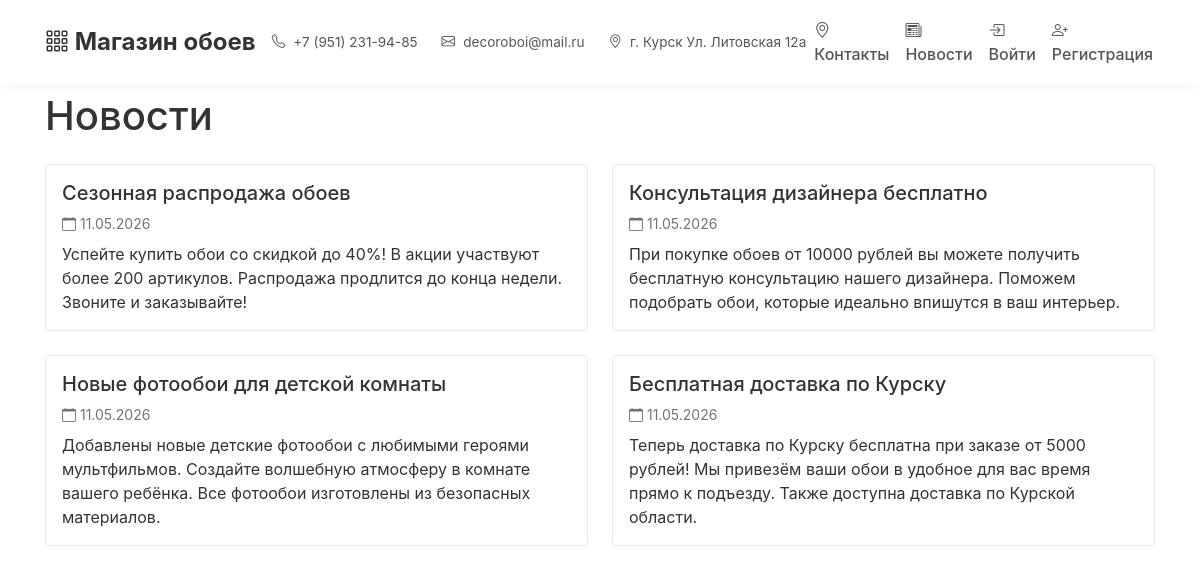
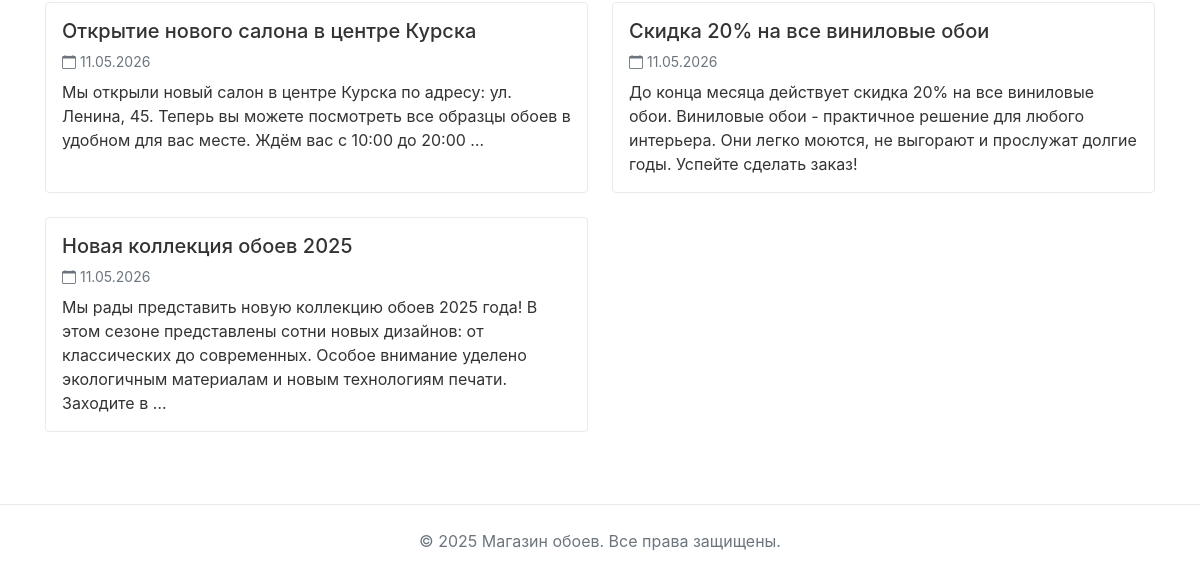
The page /news/ on the database as committed earlier (2 pictures, top to bottom).
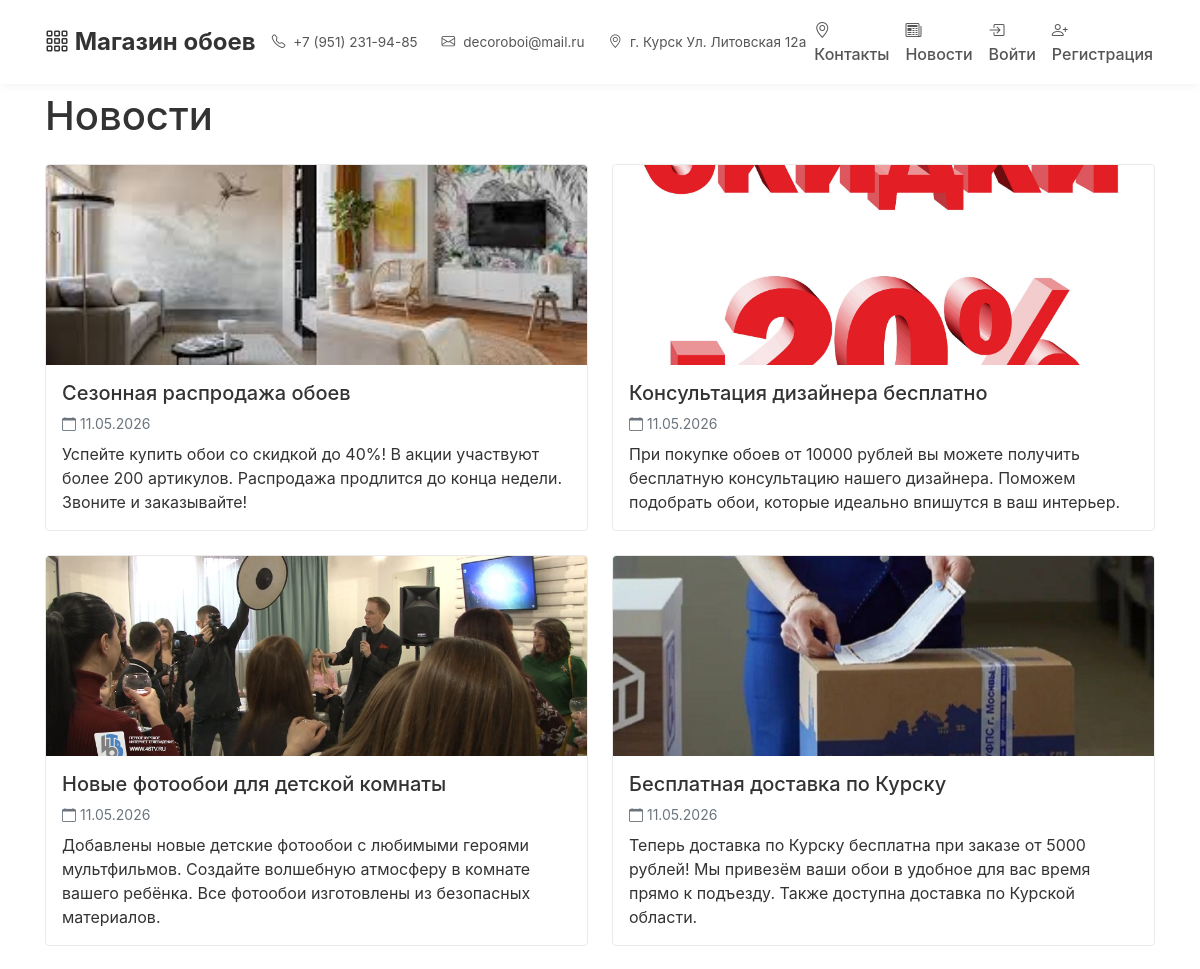
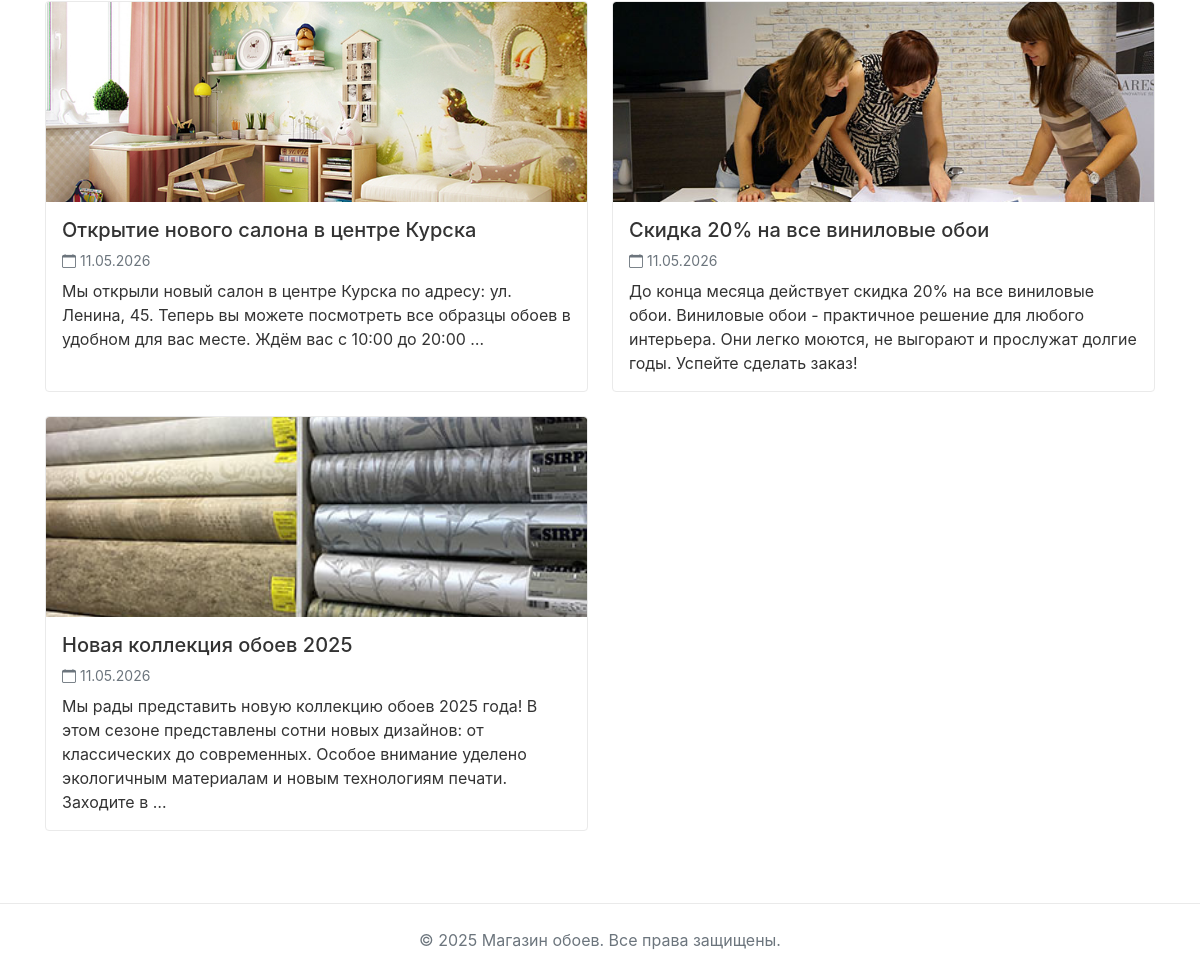
The same page on the database as committed later (2 pictures, top to bottom).
### store/models.py (models this page shows, shortened)
class News(models.Model):
    title = models.CharField(max_length=200, verbose_name='Заголовок')
    content = models.TextField(verbose_name='Содержание')
    image = models.ImageField(upload_to='news/', blank=True, null=True, verbose_name='Изображение')
    is_published = models.BooleanField(default=True, verbose_name='Опубликовано')
    created_at = models.DateTimeField(auto_now_add=True, verbose_name='Дата создания')
    updated_at = models.DateTimeField(auto_now=True, verbose_name='Дата обновления')
    class Meta:
        verbose_name = 'Новость'
        verbose_name_plural = 'Новости'
        ordering = ['-created_at']

### store/views.py (the view)
# urls.py: path('news/', views.news_list, name='news_list'),
def news_list(request):
    news_items = News.objects.filter(is_published=True).order_by('-created_at')
    paginator = Paginator(news_items, 10)
    page_number = request.GET.get('page')
    page_obj = paginator.get_page(page_number)
    context = {
        'page_obj': page_obj,
        'news_items': page_obj.object_list,
    }
    return render(request, 'store/news_list.html', context)

### store/context_processors.py (called while the page is built)
def cart_items_count(request):
    if request.user.is_authenticated:
        try:
            cart = Cart.objects.get(user=request.user)
            count = cart.items.count()
        except Cart.DoesNotExist:
            count = 0
    else:
        count = 0
    return {'cart_items_count': count}

def user_processor(request):
    return {'current_user': request.user}

### store/templates/store/news_list.html (shortened to what this page needs)
{% extends 'store/base.html' %}
{% block content %}
<div class="row">
    <div class="col-12">
        <h1 class="mb-4">Новости</h1>
    </div>
</div>
{% if news_items %}
    <div class="row">
        {% for news in news_items %}
        <div class="col-md-6 mb-4">
            <div class="card h-100">
                {% if news.image %}
                <img src="{{ news.image.url }}" class="card-img-top" alt="{{ news.title }}" style="height: 200px; object-fit: cover;">
                {% endif %}
                <div class="card-body">
                    <h5 class="card-title">{{ news.title }}</h5>
                    <p class="text-muted small mb-2">
                        <i class="bi bi-calendar"></i> {{ news.created_at|date:"d.m.Y" }}
                    </p>
                    <p class="card-text">{{ news.content|truncatewords:30 }}</p>
                </div>
            </div>
        </div>
        {% endfor %}
    </div>
{% else %}
    <div class="alert alert-info">
        <i class="bi bi-info-circle"></i> Новостей пока нет. Загляните позже!
    </div>
{% endif %}
{% endblock %}

### store/templates/store/base.html (shortened to what this page needs)
{% load static %}
<!DOCTYPE html>
<html lang="ru">
<head>
    <link href="https://cdn.jsdelivr.net/npm/bootstrap@5.1.3/dist/css/bootstrap.min.css" rel="stylesheet">
    <link rel="stylesheet" href="https://cdn.jsdelivr.net/npm/bootstrap-icons@1.8.1/font/bootstrap-icons.css">
</head>
<body>
    <nav class="navbar navbar-expand-lg navbar-light bg-light mb-2">
        <div class="container">
            <a class="navbar-brand" href="{% url 'index' %}">
                <i class="bi bi-grid-3x3-gap"></i> Магазин обоев
            </a>
            <div class="collapse navbar-collapse justify-content-between" id="navbarNav">
                <div class="header-contacts d-none d-lg-flex">
                    <div class="header-contact-item">
                        <i class="bi bi-telephone"></i> +7 (951) 231-94-85
                    </div>
                    <div class="header-contact-item">
                        <i class="bi bi-envelope"></i> decoroboi@mail.ru
                    </div>
                    <div class="header-contact-item">
                        <i class="bi bi-geo-alt"></i> г. Курск Ул. Литовская 12а
                    </div>
                </div>
                <ul class="navbar-nav">
                    <li class="nav-item">
                        <a class="nav-link" href="{% url 'contacts' %}">
                            <i class="bi bi-geo-alt"></i> Контакты
                        </a>
                    </li>
                    <li class="nav-item">
                        <a class="nav-link" href="{% url 'news_list' %}">
                            <i class="bi bi-newspaper"></i> Новости
                        </a>
                    </li>
                    {% if user.is_authenticated %}
                        {% if user.is_admin %}
                        <li class="nav-item">
                            <a class="nav-link" href="{% url 'admin_dashboard' %}">
                                <i class="bi bi-gear"></i> Админ-панель
                            </a>
                        </li>
                        {% endif %}
                        <li class="nav-item">
                            <a class="nav-link" href="{% url 'cart' %}">
                                <i class="bi bi-cart"></i> Корзина
                                <span class="badge bg-primary">{{ cart_items_count }}</span>
                            </a>
                        </li>
                        <li class="nav-item dropdown">
                            <a class="nav-link dropdown-toggle" href="#" id="userDropdown" role="button" data-bs-toggle="dropdown">
                                <i class="bi bi-person"></i> {{ user.username }}
                            </a>
                            <ul class="dropdown-menu dropdown-menu-end">
                                <li><a class="dropdown-item" href="{% url 'profile' %}">Профиль</a></li>
                                <li><hr class="dropdown-divider"></li>
                                <li>
                                    <form method="post" action="{% url 'logout' %}" class="d-inline">
                                        {% csrf_token %}
                                        <button type="submit" class="dropdown-item">Выйти</button>
                                    </form>
                                </li>
                            </ul>
                        </li>
                    {% else %}
                        <li class="nav-item">
                            <a class="nav-link" href="{% url 'login' %}">
                                <i class="bi bi-box-arrow-in-right"></i> Войти
                            </a>
                        </li>
                        <li class="nav-item">
                            <a class="nav-link" href="{% url 'register' %}">
                                <i class="bi bi-person-plus"></i> Регистрация
                            </a>
                        </li>
                    {% endif %}
                </ul>
            </div>
        </div>
    </nav>
    <div class="container">
        {% block content %}
        {% endblock %}
    </div>
    <footer class="footer">
        <div class="container">
            <div class="text-center">
                <p class="text-muted mb-0">© 2025 Магазин обоев. Все права защищены.</p>
            </div>
        </div>
    </footer>
</body>
</html>

### store/templates/store/base.html (style rules this page uses)
:root { --primary-color: #4e73df; --secondary-color: #6c757d; --light-bg: #ffffff; --border-color: #eaeaea; }
body { background-color: var(--light-bg); font-family: -apple-system, BlinkMacSystemFont, 'Segoe UI', Roboto, sans-serif; color: #333; display: flex; flex-direction: column; min-height: 100vh; }
.navbar { background-color: white !important; box-shadow: 0 2px 10px rgba(0, 0, 0, 0.05); padding: 10px 0; }
.navbar-brand { font-weight: 700; font-size: 1.5rem; color: #333 !important; }
.nav-link { color: #555 !important; font-weight: 500; }
.card { border: 1px solid var(--border-color); border-radius: 4px; transition: all 0.2s ease; overflow: hidden; }
.card-body { padding: 1rem; }
.container { padding-left: 15px; padding-right: 15px; flex: 1; }
.footer { background-color: white; border-top: 1px solid var(--border-color); margin-top: 3rem; padding: 1.5rem 0; }
.header-contacts { display: flex; gap: 1.5rem; font-size: 0.85rem; margin: 0; padding: 0; list-style: none; }
.header-contact-item { display: flex; align-items: center; gap: 0.5rem; color: #555; white-space: nowrap; }

Rows that differ between the two databases and show on the page:
changed News "Сезонная распродажа обоев": image: picture added
changed News "Консультация дизайнера бесплатно": image: picture added
changed News "Новые фотообои для детской комнаты": image: picture added
changed News "Бесплатная доставка по Курску": image: picture added
changed News "Открытие нового салона в центре Курска": image: picture added
changed News "Скидка 20% на все виниловые обои": image: picture added
changed News "Новая коллекция обоев 2025": image: picture added
